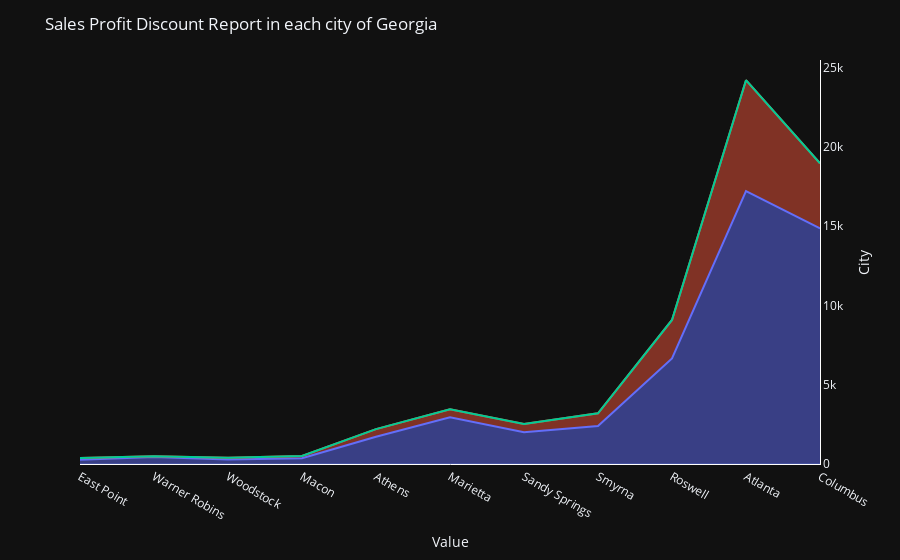

The notebook cell saved with this chart:
### Code cell
sales_profit('Georgia')

### Figure 1 — Plotly figure (JSON) as saved in the notebook; plotly's stock layout.template omitted (floating-point values rounded to 4 significant figures)
{"data": [{"hovertemplate": "%{y}", "legendgroup": "Sales", "line": {"color": "#636efa"}, "mode": "lines", "name": "Sales", "orientation": "v", "showlegend": true, "stackgroup": "1", "type": "scatter", "x": ["East Point", "Warner Robins", "Woodstock", "Macon", "Athens", "Marietta", "Sandy Springs", "Smyrna", "Roswell", "Atlanta", "Columbus"], "xaxis": "x", "y": [268.4, 434.8, 286.7, 364.0, 1721.0, 2939.0, 1997.0, 2390.0, 6652.0, 17200.0, 14850.0], "yaxis": "y"}, {"hovertemplate": "%{y}", "legendgroup": "Profit", "line": {"color": "#EF553B"}, "mode": "lines", "name": "Profit", "orientation": "v", "showlegend": true, "stackgroup": "1", "type": "scatter", "x": ["East Point", "Warner Robins", "Woodstock", "Macon", "Athens", "Marietta", "Sandy Springs", "Smyrna", "Roswell", "Atlanta", "Columbus"], "xaxis": "x", "y": [102.0, 53.69, 104.9, 144.9, 479.3, 512.1, 520.6, 807.3, 2427.0, 6994.0, 4104.0], "yaxis": "y"}, {"hovertemplate": "%{y}", "legendgroup": "Discount", "line": {"color": "#00cc96"}, "mode": "lines", "name": "Discount", "orientation": "v", "showlegend": true, "stackgroup": "1", "type": "scatter", "x": ["East Point", "Warner Robins", "Woodstock", "Macon", "Athens", "Marietta", "Sandy Springs", "Smyrna", "Roswell", "Atlanta", "Columbus"], "xaxis": "x", "y": [0, 0, 0, 0, 0, 0, 0, 0, 0, 0, 0], "yaxis": "y"}], "layout": {"hoverlabel": {"font": {"family": "Helvetica", "size": 26}}, "hovermode": "x unified", "legend": {"title": {"text": "variable"}, "tracegroupgap": 0}, "margin": {"t": 60}, "showlegend": false, "title": {"text": "Sales Profit Discount Report in each city of Georgia"}, "xaxis": {"anchor": "y", "domain": [0, 1], "linecolor": "white", "linewidth": 1, "showgrid": false, "showline": true, "title": {"text": "Value"}}, "yaxis": {"anchor": "x", "domain": [0, 1], "linecolor": "white", "linewidth": 1, "showgrid": false, "showline": true, "side": "right", "title": {"text": "City"}}}}
